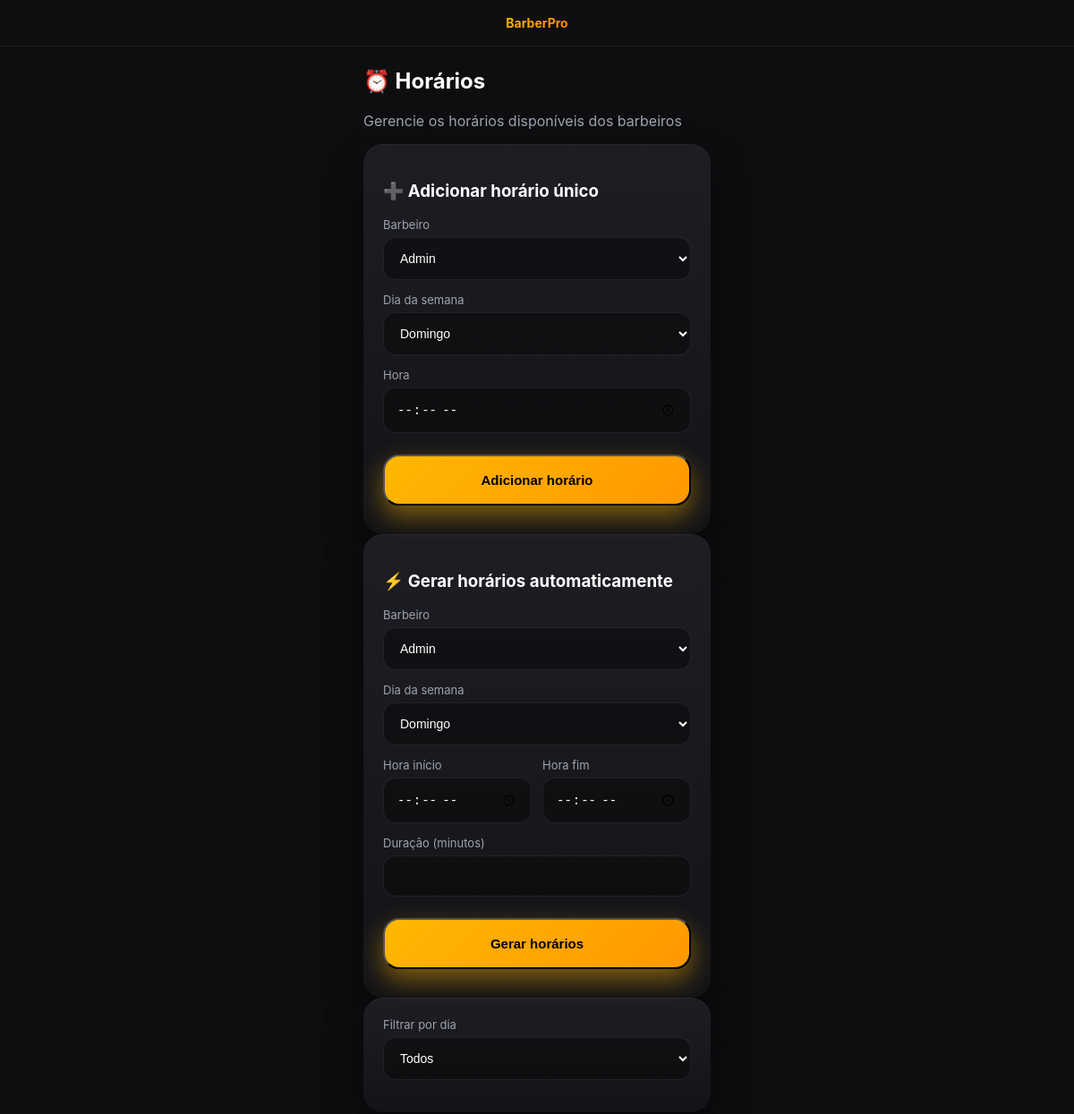
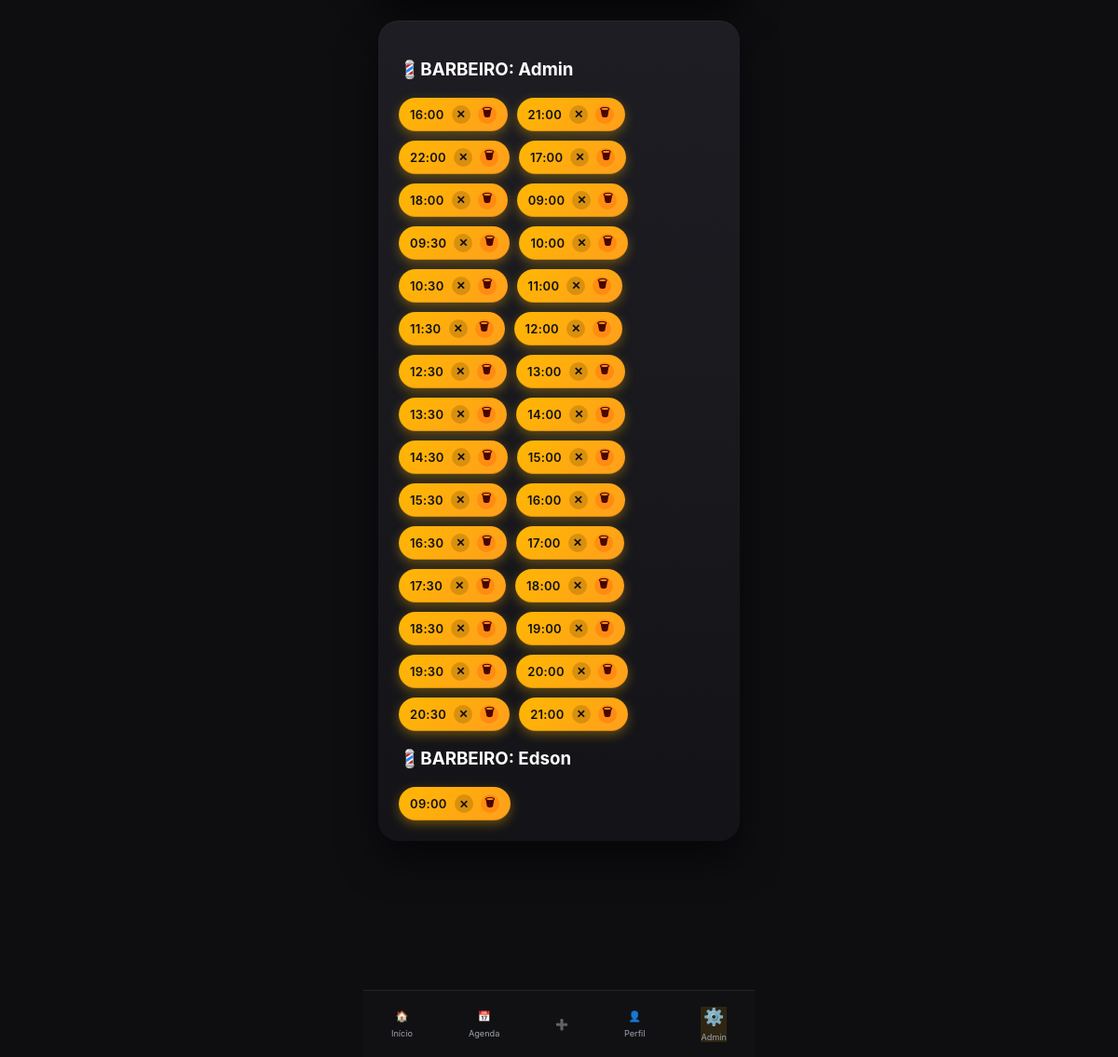
Page /admin/horarios (signed in) on the committed database (2 pictures, top to bottom).
### tables this page shows
CREATE TABLE horarios (
  id INTEGER PRIMARY KEY AUTOINCREMENT,
  barbeiro_id INTEGER NOT NULL,
  dia_semana INTEGER NOT NULL, -- 0=domingo ... 6=sabado
  hora TEXT NOT NULL,          -- '09:00', '10:30'
  ativo INTEGER DEFAULT 1,
  FOREIGN KEY (barbeiro_id) REFERENCES barbeiros(id)
);

CREATE TABLE barbeiros (
    id INTEGER PRIMARY KEY AUTOINCREMENT,
    nome TEXT NOT NULL,
    ativo INTEGER DEFAULT 1
, foto TEXT, bio TEXT);

### admin.py (the view)
@admin.route("/horarios")
@admin_required
def horarios():
    db = get_db()
    dia_filtro = request.args.get("dia")
    query = """
        SELECT h.id, h.dia_semana, h.hora, h.ativo,
               b.nome AS barbeiro
        FROM horarios h
        JOIN barbeiros b ON b.id = h.barbeiro_id
    """
    params = []
    if dia_filtro is not None and dia_filtro != "":
        query += " WHERE h.dia_semana = ?"
        params.append(dia_filtro)
    query += " ORDER BY h.dia_semana, h.hora"
    horarios = db.execute(query, params).fetchall()
    barbeiros = db.execute(
        "SELECT id, nome FROM barbeiros WHERE ativo = 1 ORDER BY nome"
    ).fetchall()
    return render_template(
        "admin/horarios.html",
        horarios=horarios,
        barbeiros=barbeiros,
        dia_filtro=dia_filtro,
    )

### admin.py (called while the page is built)
def admin_required(f):
    @wraps(f)
    def decorated(*args, **kwargs):
        if "cliente_id" not in session or session.get("role") != "admin":
            return redirect(url_for("index"))
        return f(*args, **kwargs)
    return decorated

### app.py (called while the page is built)
@app.teardown_appcontext
def teardown_db(exception):
    close_db()

### db.py (called while the page is built)
def get_db():
    if "db" not in g:
        db_path = os.path.join(current_app.root_path, "database.db")
        g.db = sqlite3.connect(db_path)
        g.db.row_factory = sqlite3.Row
    return g.db

### templates/admin/horarios.html (shortened to what this page needs)
{% extends "base.html" %}
{% block content %}
<section class="fade-in">
    <h1>⏰ Horários</h1>
    <p class="muted">Gerencie os horários disponíveis dos barbeiros</p>
    <form method="POST" action="{{ url_for('admin.add_horario') }}" class="card-app">
        <h3>➕ Adicionar horário único</h3>
        <label>Barbeiro</label>
        <select name="barbeiro_id" required>
            {% for b in barbeiros %}
            <option value="{{ b.id }}">{{ b.nome }}</option>
            {% endfor %}
        </select>
        <label>Dia da semana</label>
        <select name="dia_semana" required>
            <option value="0">Domingo</option>
        </select>
        <label>Hora</label>
        <input type="time" name="hora" required>
        <button class="btn-primary full">
            Adicionar horário
        </button>
    </form>
    <form method="POST" action="{{ url_for('admin.gerar_horarios') }}" class="card-app">
        <h3>⚡ Gerar horários automaticamente</h3>
        <label>Barbeiro</label>
        <select name="barbeiro_id" required>
            {% for b in barbeiros %}
            <option value="{{ b.id }}">{{ b.nome }}</option>
            {% endfor %}
        </select>
        <label>Dia da semana</label>
        <select name="dia_semana" required>
            <option value="0">Domingo</option>
        </select>
        <div class="grid-2">
            <div>
                <label>Hora início</label>
                <input type="time" name="hora_inicio" required>
            </div>
            <div>
                <label>Hora fim</label>
                <input type="time" name="hora_fim" required>
            </div>
        </div>
        <label>Duração (minutos)</label>
        <input type="number" name="duracao" min="10" step="5" required>
        <button class="btn-primary full">
            Gerar horários
        </button>
    </form>
    <form method="GET" class="card-app">
        <label>Filtrar por dia</label>
        <select name="dia" onchange="this.form.submit()">
            <option value="">Todos</option>
        </select>
    </form>
    <div class="card-app" style="margin-top:24px">
        {% set barbeiros_renderizados = [] %}
        {% for h in horarios %}
        {% if h.barbeiro not in barbeiros_renderizados %}
        <div class="horario-barbeiro-card">
            <h3>💈BARBEIRO: {{ h.barbeiro }}</h3>
            <div class="horario-chips">
                {% for x in horarios if x.barbeiro == h.barbeiro %}
                <div class="chip {{ 'ativo' if x.ativo else 'inativo' }}">
                    <span>{{ x.hora }}</span>
                    {% if x.ativo %}
                    <a href="{{ url_for('admin.status_horario', id=x.id, acao='desativar') }}">✕</a>
                    {% else %}
                    <a href="{{ url_for('admin.status_horario', id=x.id, acao='ativar') }}">✓</a>
                    {% endif %}
                    <a href="{{ url_for('admin.excluir_horario', id=x.id) }}"
                        onclick="return confirm('Excluir este horário?')" class="chip-delete">🗑</a>
                </div>
                {% endfor %}
            </div>
        </div>
        {% set _ = barbeiros_renderizados.append(h.barbeiro) %}
        {% endif %}
        {% endfor %}
    </div>
</section>
{% endblock %}

### static/css/base.css (style rules this page uses)
:root { --bg: #0e0e11; --card: #15151a; --primary: #ffb703; --primary-dark: #fb8500; --text: #ffffff; --muted: #9ca3af; --success: #22c55e; --danger: #ef4444; --info: #3b82f6; --radius: 16px; }
* { box-sizing: border-box; -webkit-tap-highlight-color: transparent; }
body { background-color: var(--bg); color: var(--text); margin: 0; font-family: "Inter", system-ui, sans-serif; padding-bottom: 90px; }
a { color: var(--primary); text-decoration: none; }
h1, h2 { margin-top: 0; }
section { margin-bottom: 22px; }
.fade-in { animation: fadeIn 0.35s ease; }

### static/css/components.css (style rules this page uses)
.card-app { background: linear-gradient( 180deg, rgba(30,30,36,.95), rgba(20,20,24,.95) ); border-radius: 22px; padding: 22px; box-shadow: 0 20px 40px rgba(0,0,0,.55), inset 0 1px 0 rgba(255,255,255,.04); }
.btn-primary { display: block; width: 100%; background: linear-gradient(135deg, #ffb703, #ff9800); color: #000; padding: 18px; border-radius: 18px; font-weight: 800; font-size: 15px; text-align: center; box-shadow: 0 12px 28px rgba(255,183,3,.45); margin-top: 10px; margin-bottom: 10px; }
.btn-primary { position: relative; }
.btn-primary::after { opacity: 0; transform: translateX(-6px); transition: all .2s ease; }
input, select { width: 100%; padding: 14px; border-radius: 14px; border: 1px solid rgba(255,255,255,.08); background: rgba(20,20,24,.95); color: var(--text); font-size: 14px; margin-bottom: 14px; }
input::placeholder { color: var(--muted); }
.muted { color: var(--muted); }

### static/css/app.css (style rules this page uses)
.grid-2 { display: grid; grid-template-columns: 1fr 1fr; gap: 12px; }
label { font-size: 13px; color: var(--muted); margin-bottom: 6px; display: block; }
.card-app select, .card-app input { width: 100%; padding: 14px; border-radius: 14px; background: rgba(0,0,0,.35); border: 1px solid rgba(255,255,255,.08); color: #fff; margin-bottom: 14px; }
.horario-chips { display: flex; flex-wrap: wrap; gap: 10px; }
.chip { display: inline-flex; align-items: center; gap: 8px; padding: 8px 12px; border-radius: 999px; font-size: 13px; font-weight: 600; background: linear-gradient(135deg, #ffb703, #ff9f1c); color: #111; box-shadow: 0 4px 12px rgba(255, 183, 3, 0.35), inset 0 -1px 0 rgba(0, 0, 0, 0.15); transition: transform 0.15s ease, box-shadow 0.15s ease, opacity 0.15s ease; }
.chip span { letter-spacing: 0.3px; }
.chip a { display: inline-flex; align-items: center; justify-content: center; width: 20px; height: 20px; border-radius: 50%; font-size: 12px; font-weight: 700; text-decoration: none; background: rgba(0, 0, 0, 0.15); color: #111; transition: background 0.15s ease, transform 0.15s ease; }
.chip-delete { background: rgba(255, 0, 0, 0.15) !important; color: #400 !important; }

### rows in the picture
horarios: barbeiro "Admin", hora "16:00"
horarios: hora "21:00"
horarios: hora "22:00"
horarios: hora "17:00"
horarios: hora "18:00"
horarios: hora "09:00"
horarios: hora "09:30"
horarios: hora "10:00"
horarios: hora "10:30"
horarios: hora "11:00"
horarios: hora "11:30"
horarios: hora "12:00"
horarios: hora "12:30"
horarios: hora "13:00"
horarios: hora "13:30"
horarios: hora "14:00"
horarios: hora "14:30"
horarios: hora "15:00"
horarios: hora "15:30"
horarios: hora "16:00"
horarios: hora "16:30"
horarios: hora "17:00"
horarios: hora "17:30"
horarios: hora "18:00"
horarios: hora "18:30"
horarios: hora "19:00"
horarios: hora "19:30"
horarios: hora "20:00"
horarios: hora "20:30"
horarios: hora "21:00"
horarios: barbeiro "Edson", hora "09:00"

### other values in the picture
form field barbeiro_id "Admin"
